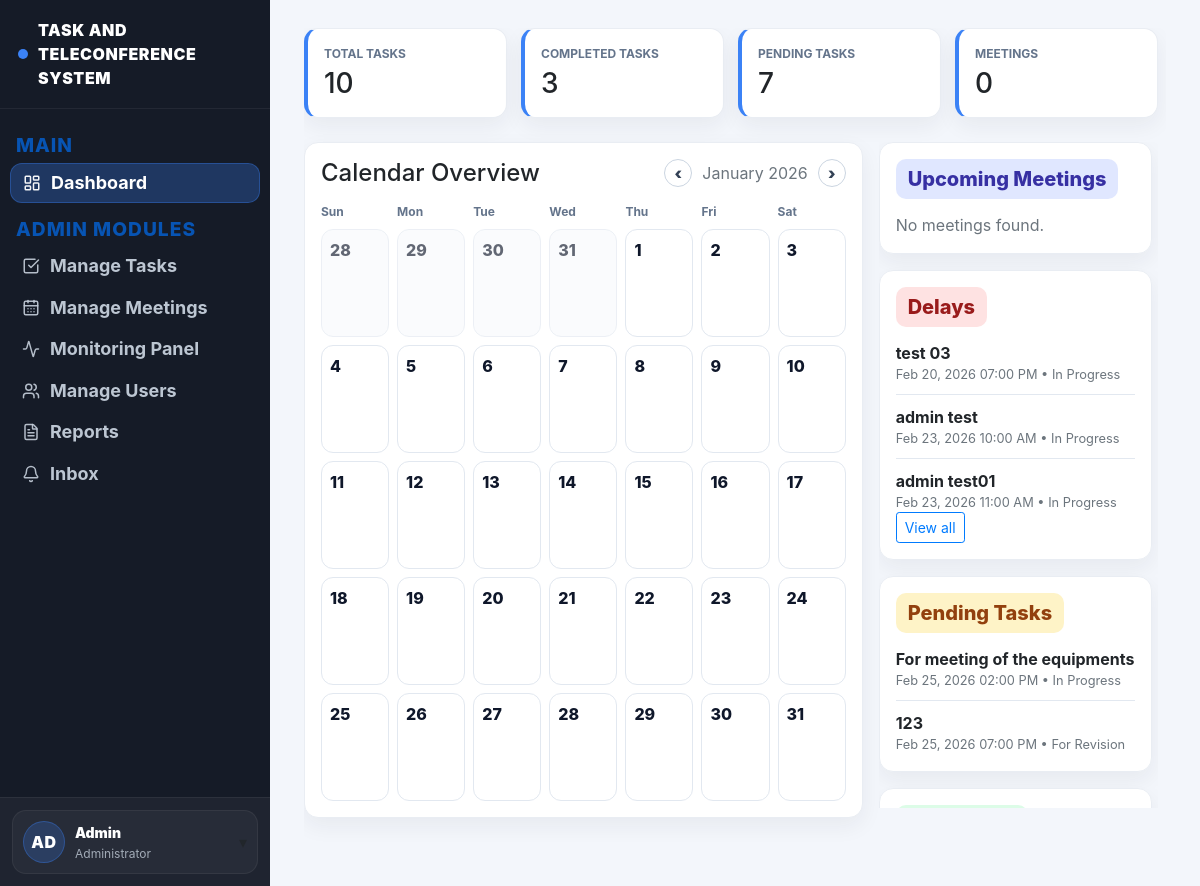
/admin?month=1&year=2026 (signed in), run on an earlier commit of the app's database.
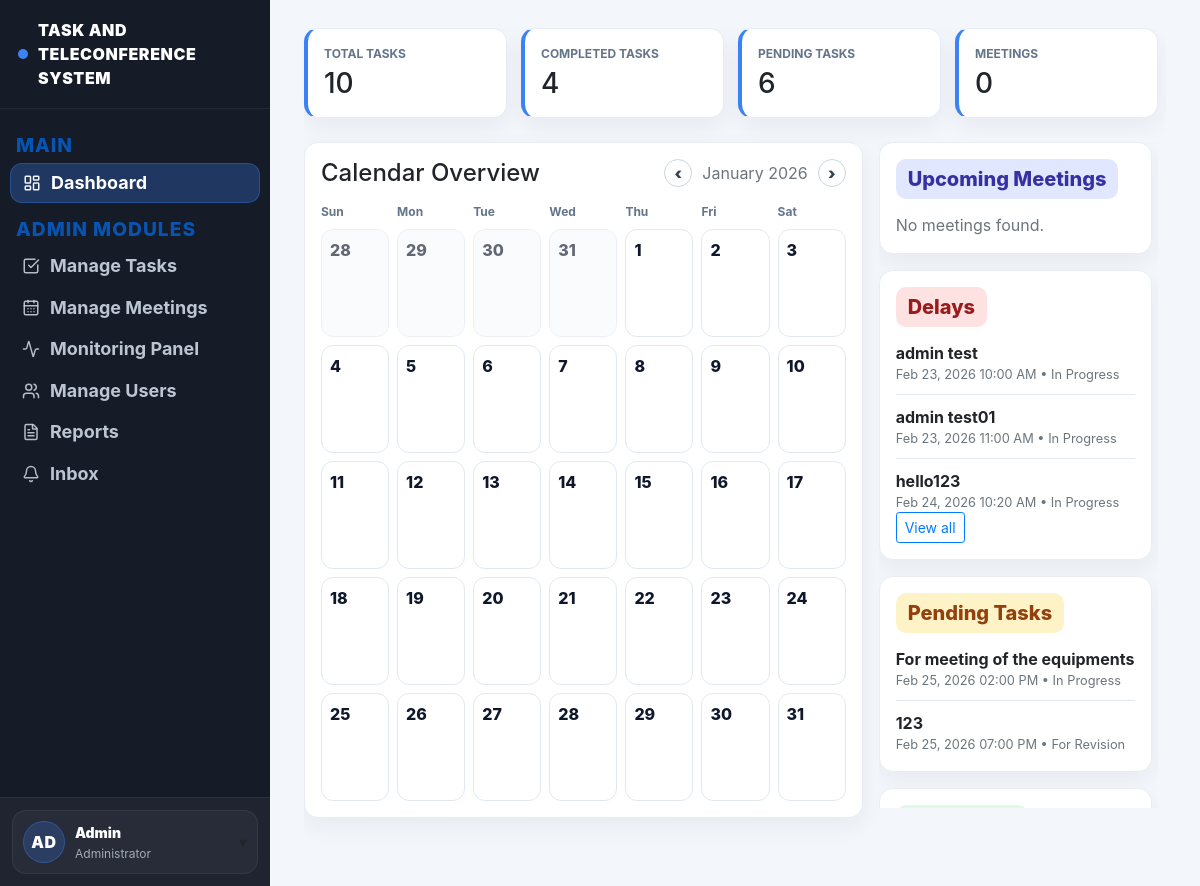
And on a later commit of the database.
### website/models.py (models this page shows, shortened)
class User(db.Model, UserMixin):
    id = db.Column(db.Integer, primary_key=True)
    email = db.Column(db.String(150), unique=True)
    password = db.Column(db.String(150))
    firstname = db.Column(db.String(150))
    is_admin = db.Column(db.Boolean, default=False)
    role = db.Column(db.String(20), default="user")
    notes = db.relationship('Note')
    notifications = db.relationship('Notification', lazy=True, cascade="all, delete-orphan")

class Task(db.Model):
    id = db.Column(db.Integer, primary_key=True)
    title = db.Column(db.String(200), nullable=False)
    description = db.Column(db.Text)
    assigned_to = db.Column(db.Integer, db.ForeignKey('user.id'))
    assigned_user = db.relationship('User', foreign_keys=[assigned_to])
    status = db.Column(db.String(50), default="assigned")
    priority = db.Column(db.String(20), default="normal")
    deadline = db.Column(db.DateTime)
    file_path = db.Column(db.String(300))
    last_edited_by = db.Column(db.Integer, nullable=True)
    last_edited_at = db.Column(db.DateTime, server_default=func.now(), onupdate=func.now())
    created_at = db.Column(db.DateTime(timezone=True), server_default=func.now())

### website/views.py (the view, shortened to what this page needs)
@views.route('/admin')
@login_required
@admin_only
def admin_dashboard():
    tasks = Task.query.order_by(Task.deadline.asc()).all()
    notifications = Notification.query.order_by(Notification.created_at.desc()).all()
    unread_count = Notification.query.filter_by(user_id=current_user.id, is_read=False).count()
    tasks_data = []
    for task in tasks:
        if not task.deadline:
            continue
        tasks_data.append({
            "id": task.id,
            "title": task.title,
            "status": (task.status or "").strip().lower(),
            "deadline": task.deadline,
        })
    meetings_data = []
    for notif in notifications:
        title = (notif.title or "").strip()
        message = (notif.message or "").strip()
        label = f"{title} {message}".lower()
        if "meeting" not in label:
            continue
    total_tasks = len(tasks_data)
    completed_tasks = sum(1 for task in tasks_data if task["status"] == "completed")
    pending_tasks = total_tasks - completed_tasks
    total_meetings = len(meetings_data)
    today = date.today()
    selected_month = request.args.get("month", type=int) or today.month
    selected_year = request.args.get("year", type=int) or today.year
    if selected_month < 1 or selected_month > 12:
        selected_month = today.month
    if selected_year < 1970 or selected_year > 2100:
        selected_year = today.year
    month_calendar = calendar.Calendar(firstweekday=6).monthdatescalendar(selected_year, selected_month)
    first_of_month = date(selected_year, selected_month, 1)
    if selected_month == 1:
        prev_month, prev_year = 12, selected_year - 1
    else:
        prev_month, prev_year = selected_month - 1, selected_year
    if selected_month == 12:
        next_month, next_year = 1, selected_year + 1
    else:
        next_month, next_year = selected_month + 1, selected_year
    events_by_day = {}
    now = datetime.now()
    for task in tasks_data:
        event_day = task["deadline"].date()
        task_status = task["status"]
        is_overdue = task["deadline"] < now
        if task_status in {"in_progress", "for_revision"} and is_overdue:
            event_kind = "delay"
        elif task_status == "completed":
            event_kind = "completed"
        elif task_status in {"in_progress", "for_revision"}:
            event_kind = "pending"
        else:
            event_kind = "task"
        events_by_day.setdefault(event_day, []).append({
            "type": "task",
            "kind": event_kind,
            "title": task["title"],
            "time": task["deadline"].strftime("%I:%M %p"),
        })
    delayed_tasks = sorted(
        [
            task for task in tasks_data
            if task["status"] in {"in_progress", "for_revision"} and task["deadline"] < now
        ],
        key=lambda item: item["deadline"]
    )
    pending_task_list = sorted(
        [
            task for task in tasks_data
            if task["status"] in {"in_progress", "for_revision"} and task["deadline"] >= now
        ],
        key=lambda item: item["deadline"]
    )
    completed_task_list = sorted(
        [task for task in tasks_data if task["status"] == "completed"],
        key=lambda item: item["deadline"],
        reverse=True
    )
    upcoming_meetings = sorted(meetings_data, key=lambda item: item["deadline"] or datetime.min)
    return render_template(
        "admin_dashboard.html",
        user=current_user,
        unread_count=unread_count,
        total_tasks=total_tasks,
        completed_tasks=completed_tasks,
        pending_tasks=pending_tasks,
        total_meetings=total_meetings,
        month_name=first_of_month.strftime("%B %Y"),
        month_calendar=month_calendar,
        today=today,
        events_by_day=events_by_day,
        delayed_tasks=delayed_tasks,
        pending_task_list=pending_task_list,
        completed_task_list=completed_task_list,
        upcoming_meetings=upcoming_meetings,
        prev_month=prev_month,
        prev_year=prev_year,
        next_month=next_month,
        next_year=next_year,
        selected_month=selected_month,
        selected_year=selected_year,
    )

### website/views.py (called while the page is built)
def admin_only(func):
    @wraps(func)
    def wrapper(*args, **kwargs):
        if not current_user.is_authenticated or not current_user.is_admin:
            abort(403)
        return func(*args, **kwargs)
    return wrapper

### website/templates/admin_dashboard.html (shortened to what this page needs)
{% extends "admin_base.html" %}
{% block content %}
<main class="main-inner admin-dashboard-main">
  <div class="admin-overview-grid mb-4">
    <div class="page-card overview-card">
      <p class="overview-label mb-1">Total Tasks</p>
      <h3 class="mb-0">{{ total_tasks }}</h3>
    </div>
    <div class="page-card overview-card">
      <p class="overview-label mb-1">Completed Tasks</p>
      <h3 class="mb-0">{{ completed_tasks }}</h3>
    </div>
    <div class="page-card overview-card">
      <p class="overview-label mb-1">Pending Tasks</p>
      <h3 class="mb-0">{{ pending_tasks }}</h3>
    </div>
    <div class="page-card overview-card">
      <p class="overview-label mb-1">Meetings</p>
      <h3 class="mb-0">{{ total_meetings }}</h3>
    </div>
  </div>
  <div class="admin-dashboard-layout">
    <section class="page-card">
      <div class="d-flex justify-content-between align-items-center mb-3 cal-header-wrap">
        <h4 class="mb-0">Calendar Overview</h4>
        <div class="calendar-nav">
          <a class="calendar-nav-btn" href="{{ url_for('views.admin_dashboard', month=prev_month, year=prev_year) }}">‹</a>
          <span class="text-muted">{{ month_name }}</span>
          <a class="calendar-nav-btn" href="{{ url_for('views.admin_dashboard', month=next_month, year=next_year) }}">›</a>
        </div>
      </div>
      <div class="calendar-weekdays">
        <span>Sun</span><span>Mon</span><span>Tue</span><span>Wed</span><span>Thu</span><span>Fri</span><span>Sat</span>
      </div>
      <div class="calendar-grid">
        {% for week in month_calendar %}
          {% for day in week %}
            {% set day_events = events_by_day.get(day, []) %}
            <div class="calendar-cell {% if day.month != selected_month %}is-muted{% endif %} {% if day == today %}is-today{% endif %}">
              <div class="calendar-date">{{ day.day }}</div>
            </div>
          {% endfor %}
        {% endfor %}
      </div>
    </section>
    <section class="admin-dashboard-side">
      <div class="page-card mb-3 dashboard-side-card">
        <h5 class="mb-3 panel-title-banner banner-meeting">Upcoming Meetings</h5>
        {% if upcoming_meetings and upcoming_meetings|length > 0 %}
          <ul class="timeline-list side-scroll-list">
            {% for meeting in upcoming_meetings[:3] %}
              <li>
                <strong>{{ meeting.title }}</strong>
                <div class="text-muted small">
                  {{ meeting.deadline.strftime('%b %d, %Y %I:%M %p') if meeting.deadline else 'No schedule' }}
                </div>
              </li>
            {% endfor %}
          </ul>
          {% if upcoming_meetings|length > 3 %}
            <a class="btn btn-sm btn-outline-primary" href="{{ url_for('views.manage_meetings') }}">View all</a>
          {% endif %}
        {% else %}
          <p class="text-muted mb-0">No meetings found.</p>
        {% endif %}
      </div>
      <div class="page-card mb-3 dashboard-side-card">
        <h5 class="mb-3 panel-title-banner banner-delay">Delays</h5>
        {% if delayed_tasks and delayed_tasks|length > 0 %}
          <ul class="timeline-list side-scroll-list">
            {% for task in delayed_tasks[:3] %}
              <li>
                <strong>{{ task.title }}</strong>
                <div class="text-muted small">
                  {{ task.deadline.strftime('%b %d, %Y %I:%M %p') if task.deadline else 'No deadline' }}
                  • {{ task.status|replace('_', ' ')|title }}
                </div>
              </li>
            {% endfor %}
          </ul>
          {% if delayed_tasks|length > 3 %}
            <a class="btn btn-sm btn-outline-primary" href="{{ url_for('views.manage_tasks', filter='delayed') }}">View all</a>
          {% endif %}
        {% else %}
          <p class="text-muted mb-0">No delayed tasks.</p>
        {% endif %}
      </div>
      <div class="page-card mb-3 dashboard-side-card">
        <h5 class="mb-3 panel-title-banner banner-pending">Pending Tasks</h5>
        {% if pending_task_list and pending_task_list|length > 0 %}
          <ul class="timeline-list side-scroll-list">
            {% for task in pending_task_list[:3] %}
              <li>
                <strong>{{ task.title }}</strong>
                <div class="text-muted small">
                  {{ task.deadline.strftime('%b %d, %Y %I:%M %p') if task.deadline else 'No deadline' }}
                  • {{ task.status|replace('_', ' ')|title }}
                </div>
              </li>
            {% endfor %}
          </ul>
        {% else %}
          <p class="text-muted mb-0">No pending tasks.</p>
        {% endif %}
      </div>
      <div class="page-card mb-3 dashboard-side-card">
        <h5 class="mb-3 panel-title-banner banner-completed">Completed</h5>
      </div>
    </section>
  </div>
</main>
{% endblock %}

### website/templates/admin_base.html (shortened to what this page needs)
<!DOCTYPE html>
<html>
<head>
  <link rel="stylesheet"
        href="https://stackpath.bootstrapcdn.com/bootstrap/4.4.1/css/bootstrap.min.css"/>
  <link rel="stylesheet"
        href="https://stackpath.bootstrapcdn.com/font-awesome/4.7.0/css/font-awesome.min.css"/>
  <link rel="stylesheet" href="{{ url_for('static', filename='styles.css') }}">
</head>
<body>
<div class="app-shell">
  <aside class="sidebar-dark">
    <div class="sidebar-brand">
      <span class="dot"></span>
      <span>TASK AND TELECONFERENCE SYSTEM</span>
    </div>
    <div class="sidebar-nav">
      <div class="sidebar-section">MAIN</div>
      <a class="sidebar-link {% if request.endpoint == 'views.admin_dashboard' %}active{% endif %}"
         href="{{ url_for('views.admin_dashboard') }}">
        <i data-lucide="layout-dashboard" class="sidebar-icon" aria-hidden="true"></i>
        <span>Dashboard</span>
      </a>
      <div class="sidebar-section">ADMIN MODULES</div>
      <a class="sidebar-link {% if request.endpoint == 'views.manage_tasks' %}active{% endif %}"
         href="{{ url_for('views.manage_tasks') }}">
        <i data-lucide="check-square" class="sidebar-icon" aria-hidden="true"></i>
        <span>Manage Tasks</span>
      </a>
      <a class="sidebar-link {% if request.endpoint == 'views.manage_meetings' %}active{% endif %}"
         href="{{ url_for('views.manage_meetings') }}">
        <i data-lucide="calendar-days" class="sidebar-icon" aria-hidden="true"></i>
        <span>Manage Meetings</span>
      </a>
      <a class="sidebar-link {% if request.endpoint == 'views.monitoring_panel' %}active{% endif %}"
         href="{{ url_for('views.monitoring_panel') }}">
        <i data-lucide="activity" class="sidebar-icon" aria-hidden="true"></i>
        <span>Monitoring Panel</span>
      </a>
      <a class="sidebar-link {% if request.endpoint == 'views.manage_users' %}active{% endif %}"
         href="{{ url_for('views.manage_users') }}">
        <i data-lucide="users" class="sidebar-icon" aria-hidden="true"></i>
        <span>Manage Users</span>
      </a>
      <a class="sidebar-link {% if request.endpoint == 'views.reports' %}active{% endif %}"
         href="{{ url_for('views.reports') }}">
        <i data-lucide="file-text" class="sidebar-icon" aria-hidden="true"></i>
        <span>Reports</span>
      </a>
      <a class="sidebar-link {% if request.endpoint == 'views.inbox_admin' %}active{% endif %}"
         href="{{ url_for('views.inbox_admin') }}">
        <i data-lucide="bell" class="sidebar-icon" aria-hidden="true"></i>
        <span>Inbox</span>
      </a>
    </div>
    {% if current_user.is_authenticated %}
    <div class="sidebar-footer">
      {% set parts = (current_user.firstname or '').split() %}
      {% set first = parts[0] if parts|length > 0 else '' %}
      {% set last = parts[-1] if parts|length > 1 else '' %}
      {% set initials = (first[:1] ~ (last[:1] if last else (first[1:2] if first|length > 1 else ''))).upper() %}
      <div class="user-box" id="userBox">
        <button class="user-trigger" type="button" id="userToggle">
          <div class="user-row">
            <div class="user-avatar">{{ initials }}</div>
            <div>
              <div class="user-name">{{ current_user.firstname }}</div>
              <div class="user-sub">Administrator</div>
            </div>
          </div>
          <div class="caret">▾</div>
        </button>
      </div>
    </div>
    {% endif %}
  </aside>
  <main class="main-area">
    <div class="content-wrap">
      {% block content %}{% endblock %}
    </div>
  </main>
</div>
</body>
</html>

What changed in the data, as far as the page shows it:
no longer on this page (row edited): Task: title "test 03", deadline "Feb 20, 2026 07:00 PM", status "In Progress", shown under "Delays"
now on this page (row edited): Task: title "hello123", deadline "Feb 24, 2026 10:20 AM", status "In Progress", shown under "Delays"
Also different on the page:
{{ completed_tasks }}: "3" → "4"
{{ pending_tasks }}: "7" → "6"
